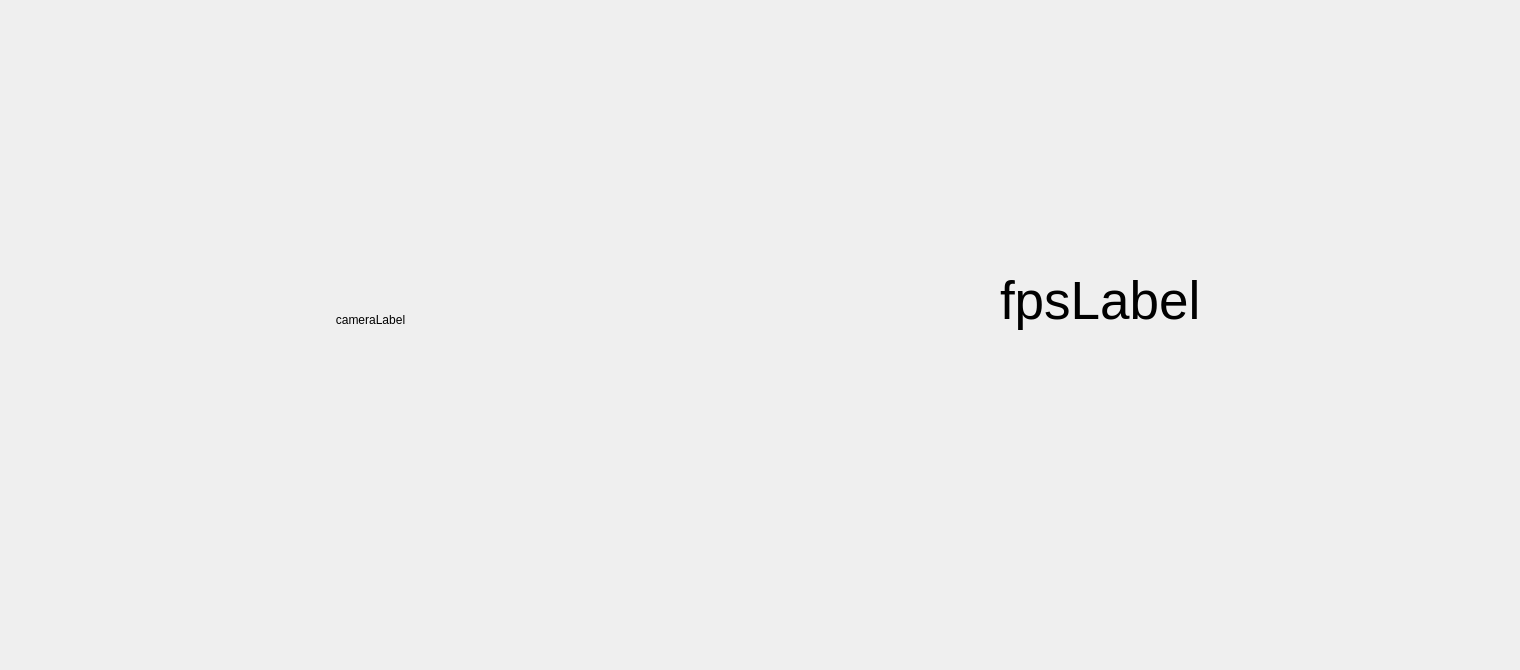
<?xml version="1.0" encoding="UTF-8"?>
<ui version="4.0">
 <class>MainWindow</class>
 <widget class="QMainWindow" name="MainWindow">
  <property name="geometry">
   <rect>
    <x>0</x>
    <y>0</y>
    <width>1520</width>
    <height>670</height>
   </rect>
  </property>
  <property name="windowTitle">
   <string>MainWindow</string>
  </property>
  <property name="styleSheet">
   <string notr="true">QMainWindow {
	background-image:url(:/ui/aa.png);
	background-position: center;
	background-repeat: no-repeat;
	background-size: 100px 50px;
}</string>
  </property>
  <widget class="QWidget" name="centralwidget">
   <widget class="QLabel" name="cameraLabel">
    <property name="geometry">
     <rect>
      <x>50</x>
      <y>80</y>
      <width>641</width>
      <height>481</height>
     </rect>
    </property>
    <property name="text">
     <string>&lt;html&gt;&lt;head/&gt;&lt;body&gt;&lt;p align=&quot;center&quot;&gt;cameraLabel&lt;/p&gt;&lt;/body&gt;&lt;/html&gt;</string>
    </property>
   </widget>
   <widget class="QLabel" name="fpsLabel">
    <property name="geometry">
     <rect>
      <x>1000</x>
      <y>240</y>
      <width>351</width>
      <height>121</height>
     </rect>
    </property>
    <property name="font">
     <font>
      <pointsize>40</pointsize>
     </font>
    </property>
    <property name="text">
     <string>fpsLabel</string>
    </property>
   </widget>
  </widget>
  <widget class="QMenuBar" name="menubar">
   <property name="geometry">
    <rect>
     <x>0</x>
     <y>0</y>
     <width>1520</width>
     <height>22</height>
    </rect>
   </property>
  </widget>
 </widget>
 <resources/>
 <connections/>
</ui>
